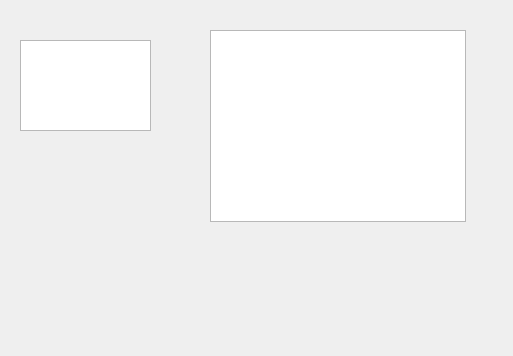
<?xml version="1.0" encoding="UTF-8"?>
<ui version="4.0">
 <class>frm_opc_rel</class>
 <widget class="QDialog" name="frm_opc_rel">
  <property name="geometry">
   <rect>
    <x>0</x>
    <y>0</y>
    <width>513</width>
    <height>356</height>
   </rect>
  </property>
  <property name="windowTitle">
   <string>Dialog</string>
  </property>
  <widget class="QTableView" name="tableView">
   <property name="geometry">
    <rect>
     <x>20</x>
     <y>40</y>
     <width>131</width>
     <height>91</height>
    </rect>
   </property>
  </widget>
  <widget class="QTableView" name="tableView_2">
   <property name="geometry">
    <rect>
     <x>210</x>
     <y>30</y>
     <width>256</width>
     <height>192</height>
    </rect>
   </property>
  </widget>
 </widget>
 <resources/>
 <connections/>
</ui>
